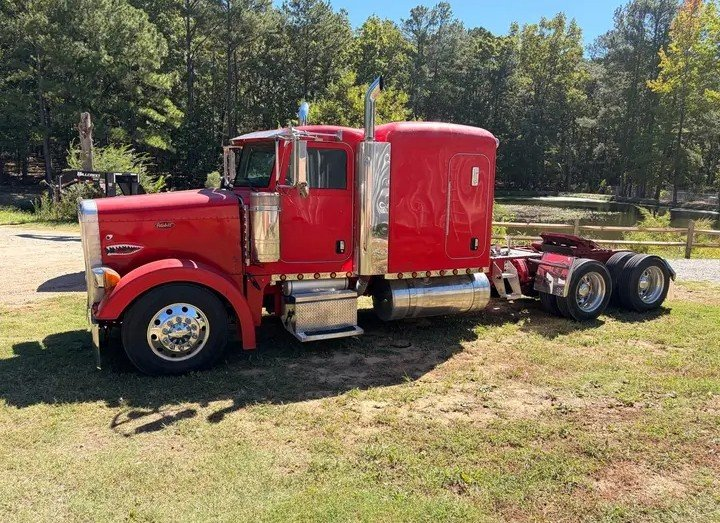
#> input picture ads/big-items-v2/src/pete05-4.jpg, 720 x 523 px, given in place of ws_0.jpg, which was not available
$ python wordsheet.py ../big-items-v2/src/pete05-4.jpg ../big-items-v2/src/ripper140-0.jpg
#> lines starting #> are read from the running program, lines starting #| are printed output that depends on the picture
# Words-vs-screen sheet (MOTION.md rule, Nov 15). Usage: wordsheet.py <final.mp4> <out.jpg> [captions]
import sys, subprocess, os
from PIL import Image, ImageDraw, ImageFont
V, OUT = sys.argv[1], sys.argv[2]; CAP = len(sys.argv) > 3; D = os.path.dirname(os.path.abspath(__file__))
F = ImageFont.truetype(os.path.join(D, "../parts-ad/source/fonts/SpaceGrotesk_500Medium.ttf"), 22)
rows = [
 (2.0, "Parked for the night." if CAP else "(no text)", "Graded real photo: Peterbilt 379, whole truck in frame, dusk, nothing moving"),
 (6.3, "Waiting on its next machine." if CAP else "(no text)", "Graded real photo: Komatsu engine on a stand in a parts warehouse, whole engine in frame"),
 (10.6, "Every size in the box." if CAP else "(no text)", "Graded real photo: open micrometer case, whole case in frame"),
 (14.8, "Lights off? List it free. / The app writes the listing. No cut of the sale. / What stays after the lights go off?", "End card: wordmark, store badges, yardswaps.com"),
]
W, TH = 300, 534; cols = 4
sheet = Image.new("RGB", (cols * (W + 20) + 20, TH + 220), "white"); d = ImageDraw.Draw(sheet)
#> after `sheet = Image.new('RGB', (cols * (W + 20) + 20, TH + 220), 'white')`: sheet: PIL image 1300x754 RGB; every value is 255
def wrap(t, maxw):
    out, cur = [], ""
    for w in t.split():
        if d.textlength((cur + " " + w).strip(), font=F) <= maxw: cur = (cur + " " + w).strip()
        else: out.append(cur); cur = w
    return out + [cur]
for i, (t, line, screen) in enumerate(rows):
    fr = f"/tmp/ws_{i}.jpg"; subprocess.run(["ffmpeg", "-v", "error", "-y", "-ss", str(t), "-i", V, "-frames:v", "1", fr], check=True)
#> (this line was passed over: subprocess is not available in this run)
    im = Image.open(fr).resize((W, TH)); x = 20 + i * (W + 20); y = 20
#> after `im = Image.open(fr).resize((W, TH))`:
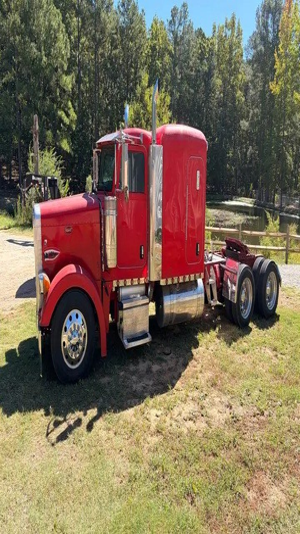
#> im: PIL image 300x534 RGB; mean R, G, B 125.3, 108.8, 87.6
    sheet.paste(im, (x, y)); yy = y + TH + 6
#> after `sheet.paste(im, (x, y))`:
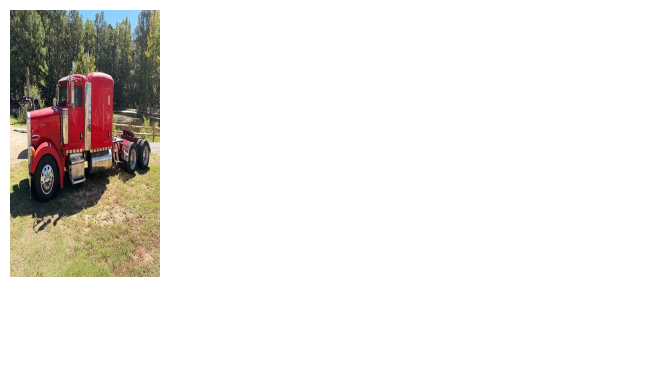
#> sheet: PIL image 1300x754 RGB (shown at 1/2 size); mean R, G, B 233.8, 231.1, 227.6
    for l in wrap(f"{t:.1f}s  {line}", W): d.text((x, yy), l, font=F, fill=(26, 51, 83)); yy += 26
#> after the loop, yy = 586
    for l in wrap(screen, W): d.text((x, yy), l, font=F, fill=(84, 84, 86)); yy += 26
#> this loop made 4 passes
#> yy on passes 1 to 4: 612, 638, 664, 690
#> after the loop, yy = 690
#> pass 2 of the loop `for i, (t, line, screen) in enumerate(rows):`:
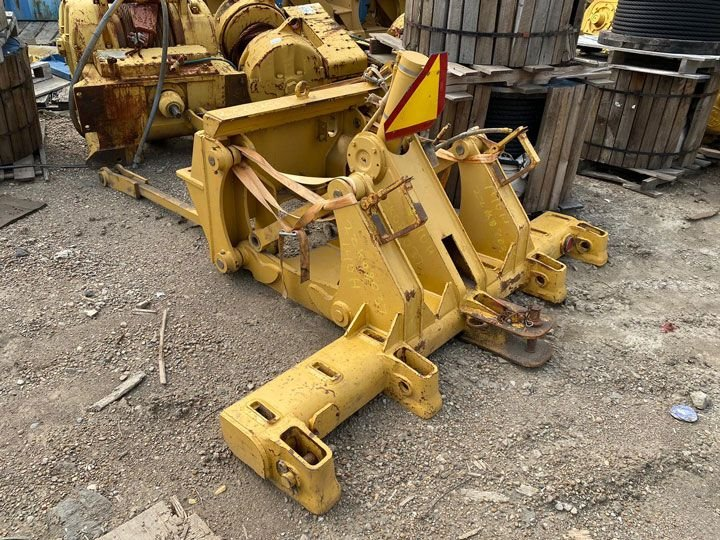
#> input picture ads/big-items-v2/src/ripper140-0.jpg, 720 x 540 px, given in place of ws_1.jpg, which was not available
#> `im = Image.open(fr).resize((W, TH))`:
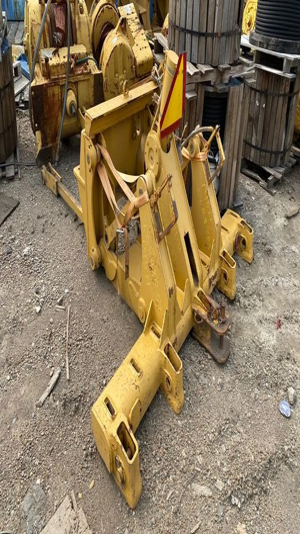
#> im: PIL image 300x534 RGB; mean R, G, B 138.8, 120.5, 91.6
#> `sheet.paste(im, (x, y))`:
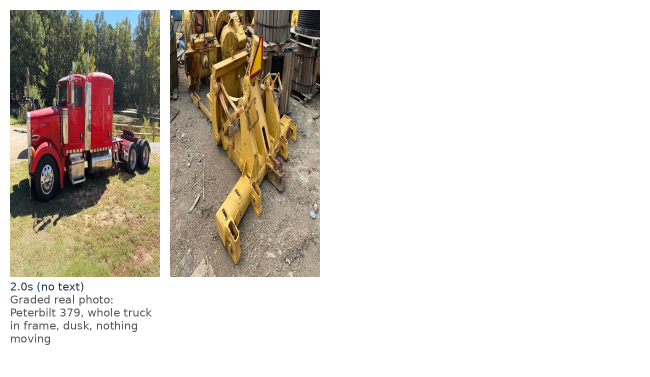
#> sheet: PIL image 1300x754 RGB (shown at 1/2 size); mean R, G, B 214, 208.3, 200.2
#> after the loop `for l in wrap(f"{t:.1f}s  {line}", W): d.text((x, yy), l, font=F, fill..`: yy = 586
#> the loop `for l in wrap(screen, W): d.text((x, yy), l, font=F, fill=(84, 84, 86)..` made 5 passes
#> after the loop `for l in wrap(screen, W): d.text((x, yy), l, font=F, fill=(84, 84, 86)..`: yy = 716
#> (the run stopped early here; a loop or call above may not have finished)
